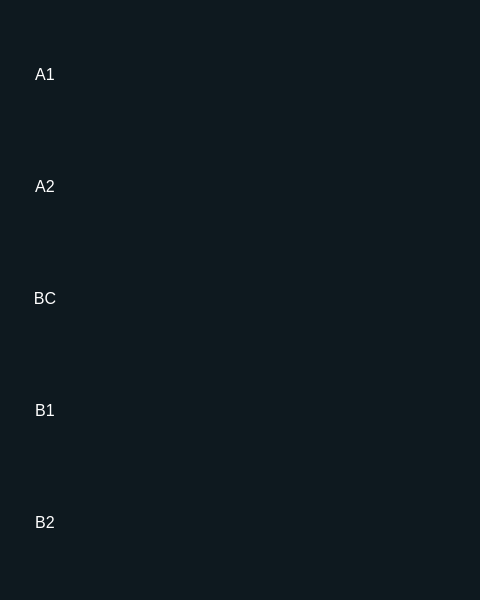
<?xml version="1.0" encoding="UTF-8"?>
<ui version="4.0">
 <class>recorddialog</class>
 <widget class="QDialog" name="recorddialog">
  <property name="geometry">
   <rect>
    <x>0</x>
    <y>0</y>
    <width>480</width>
    <height>600</height>
   </rect>
  </property>
  <property name="sizePolicy">
   <sizepolicy hsizetype="Preferred" vsizetype="Preferred">
    <horstretch>0</horstretch>
    <verstretch>0</verstretch>
   </sizepolicy>
  </property>
  <property name="minimumSize">
   <size>
    <width>480</width>
    <height>600</height>
   </size>
  </property>
  <property name="maximumSize">
   <size>
    <width>480</width>
    <height>600</height>
   </size>
  </property>
  <property name="windowTitle">
   <string>Dialog</string>
  </property>
  <property name="styleSheet">
   <string notr="true">background-color: rgb(14, 25, 31);
color: white;</string>
  </property>
  <layout class="QGridLayout" name="gridLayout_6">
   <item row="0" column="0">
    <widget class="QLabel" name="label">
     <property name="minimumSize">
      <size>
       <width>50</width>
       <height>40</height>
      </size>
     </property>
     <property name="maximumSize">
      <size>
       <width>50</width>
       <height>100</height>
      </size>
     </property>
     <property name="font">
      <font>
       <pointsize>12</pointsize>
      </font>
     </property>
     <property name="text">
      <string>A1</string>
     </property>
     <property name="alignment">
      <set>Qt::AlignCenter</set>
     </property>
    </widget>
   </item>
   <item row="0" column="1">
    <widget class="SwitchButton" name="monocularCameraA1Switch">
     <property name="maximumSize">
      <size>
       <width>100</width>
       <height>30</height>
      </size>
     </property>
    </widget>
   </item>
   <item row="0" column="2">
    <widget class="QWidget" name="widget" native="true">
     <property name="minimumSize">
      <size>
       <width>260</width>
       <height>85</height>
      </size>
     </property>
     <property name="maximumSize">
      <size>
       <width>260</width>
       <height>85</height>
      </size>
     </property>
     <layout class="QGridLayout" name="gridLayout">
      <property name="leftMargin">
       <number>0</number>
      </property>
      <property name="topMargin">
       <number>0</number>
      </property>
      <property name="rightMargin">
       <number>0</number>
      </property>
      <property name="bottomMargin">
       <number>0</number>
      </property>
     </layout>
    </widget>
   </item>
   <item row="1" column="0">
    <widget class="QLabel" name="label_2">
     <property name="font">
      <font>
       <pointsize>12</pointsize>
      </font>
     </property>
     <property name="text">
      <string>A2</string>
     </property>
     <property name="alignment">
      <set>Qt::AlignCenter</set>
     </property>
    </widget>
   </item>
   <item row="1" column="1">
    <widget class="SwitchButton" name="monocularCameraA2Switch">
     <property name="maximumSize">
      <size>
       <width>100</width>
       <height>30</height>
      </size>
     </property>
    </widget>
   </item>
   <item row="1" column="2">
    <widget class="QWidget" name="widget_2" native="true">
     <property name="minimumSize">
      <size>
       <width>260</width>
       <height>85</height>
      </size>
     </property>
     <property name="maximumSize">
      <size>
       <width>260</width>
       <height>85</height>
      </size>
     </property>
     <layout class="QGridLayout" name="gridLayout_2">
      <property name="leftMargin">
       <number>0</number>
      </property>
      <property name="topMargin">
       <number>0</number>
      </property>
      <property name="rightMargin">
       <number>0</number>
      </property>
      <property name="bottomMargin">
       <number>0</number>
      </property>
     </layout>
    </widget>
   </item>
   <item row="2" column="0">
    <widget class="QLabel" name="label_3">
     <property name="font">
      <font>
       <pointsize>12</pointsize>
      </font>
     </property>
     <property name="text">
      <string>BC</string>
     </property>
     <property name="alignment">
      <set>Qt::AlignCenter</set>
     </property>
    </widget>
   </item>
   <item row="2" column="1">
    <widget class="SwitchButton" name="binocularCameraSwitch">
     <property name="maximumSize">
      <size>
       <width>100</width>
       <height>30</height>
      </size>
     </property>
    </widget>
   </item>
   <item row="2" column="2">
    <widget class="QWidget" name="widget_3" native="true">
     <property name="minimumSize">
      <size>
       <width>260</width>
       <height>85</height>
      </size>
     </property>
     <property name="maximumSize">
      <size>
       <width>260</width>
       <height>85</height>
      </size>
     </property>
     <layout class="QGridLayout" name="gridLayout_3">
      <property name="leftMargin">
       <number>0</number>
      </property>
      <property name="topMargin">
       <number>0</number>
      </property>
      <property name="rightMargin">
       <number>0</number>
      </property>
      <property name="bottomMargin">
       <number>0</number>
      </property>
     </layout>
    </widget>
   </item>
   <item row="3" column="0">
    <widget class="QLabel" name="label_4">
     <property name="font">
      <font>
       <pointsize>12</pointsize>
      </font>
     </property>
     <property name="text">
      <string>B1</string>
     </property>
     <property name="alignment">
      <set>Qt::AlignCenter</set>
     </property>
    </widget>
   </item>
   <item row="3" column="1">
    <widget class="SwitchButton" name="monocularCameraB1Switch">
     <property name="maximumSize">
      <size>
       <width>100</width>
       <height>30</height>
      </size>
     </property>
    </widget>
   </item>
   <item row="3" column="2">
    <widget class="QWidget" name="widget_4" native="true">
     <property name="minimumSize">
      <size>
       <width>260</width>
       <height>85</height>
      </size>
     </property>
     <property name="maximumSize">
      <size>
       <width>260</width>
       <height>85</height>
      </size>
     </property>
     <layout class="QGridLayout" name="gridLayout_4">
      <property name="leftMargin">
       <number>0</number>
      </property>
      <property name="topMargin">
       <number>0</number>
      </property>
      <property name="rightMargin">
       <number>0</number>
      </property>
      <property name="bottomMargin">
       <number>0</number>
      </property>
     </layout>
    </widget>
   </item>
   <item row="4" column="0">
    <widget class="QLabel" name="label_5">
     <property name="font">
      <font>
       <pointsize>12</pointsize>
      </font>
     </property>
     <property name="text">
      <string>B2</string>
     </property>
     <property name="alignment">
      <set>Qt::AlignCenter</set>
     </property>
    </widget>
   </item>
   <item row="4" column="1">
    <widget class="SwitchButton" name="monocularCameraB2Switch">
     <property name="minimumSize">
      <size>
       <width>1</width>
       <height>0</height>
      </size>
     </property>
     <property name="maximumSize">
      <size>
       <width>100</width>
       <height>30</height>
      </size>
     </property>
    </widget>
   </item>
   <item row="4" column="2">
    <widget class="QWidget" name="widget_5" native="true">
     <property name="minimumSize">
      <size>
       <width>260</width>
       <height>85</height>
      </size>
     </property>
     <property name="maximumSize">
      <size>
       <width>260</width>
       <height>85</height>
      </size>
     </property>
     <layout class="QGridLayout" name="gridLayout_5">
      <property name="leftMargin">
       <number>0</number>
      </property>
      <property name="topMargin">
       <number>0</number>
      </property>
      <property name="rightMargin">
       <number>0</number>
      </property>
      <property name="bottomMargin">
       <number>0</number>
      </property>
     </layout>
    </widget>
   </item>
  </layout>
 </widget>
 <customwidgets>
  <customwidget>
   <class>SwitchButton</class>
   <extends>QWidget</extends>
   <header>switchbutton.h</header>
  </customwidget>
 </customwidgets>
 <resources/>
 <connections/>
</ui>
